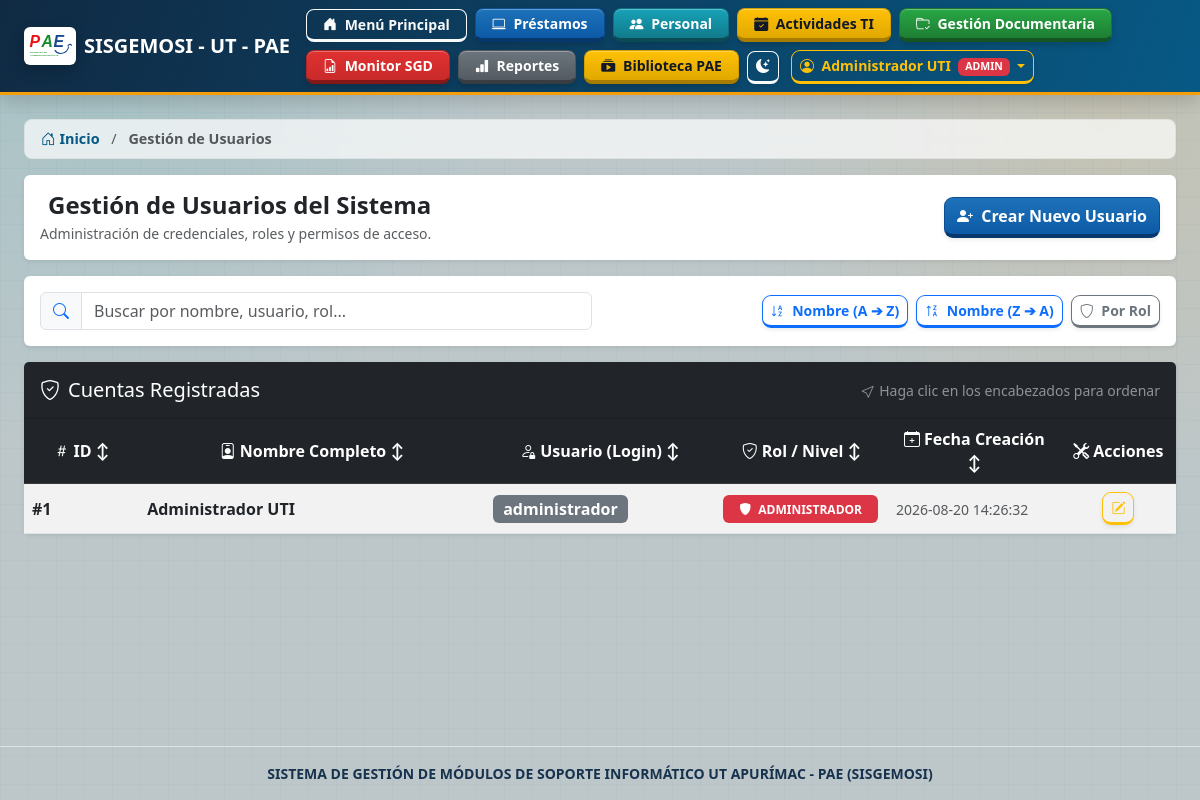
The app's page /usuarios (signed in), older data.
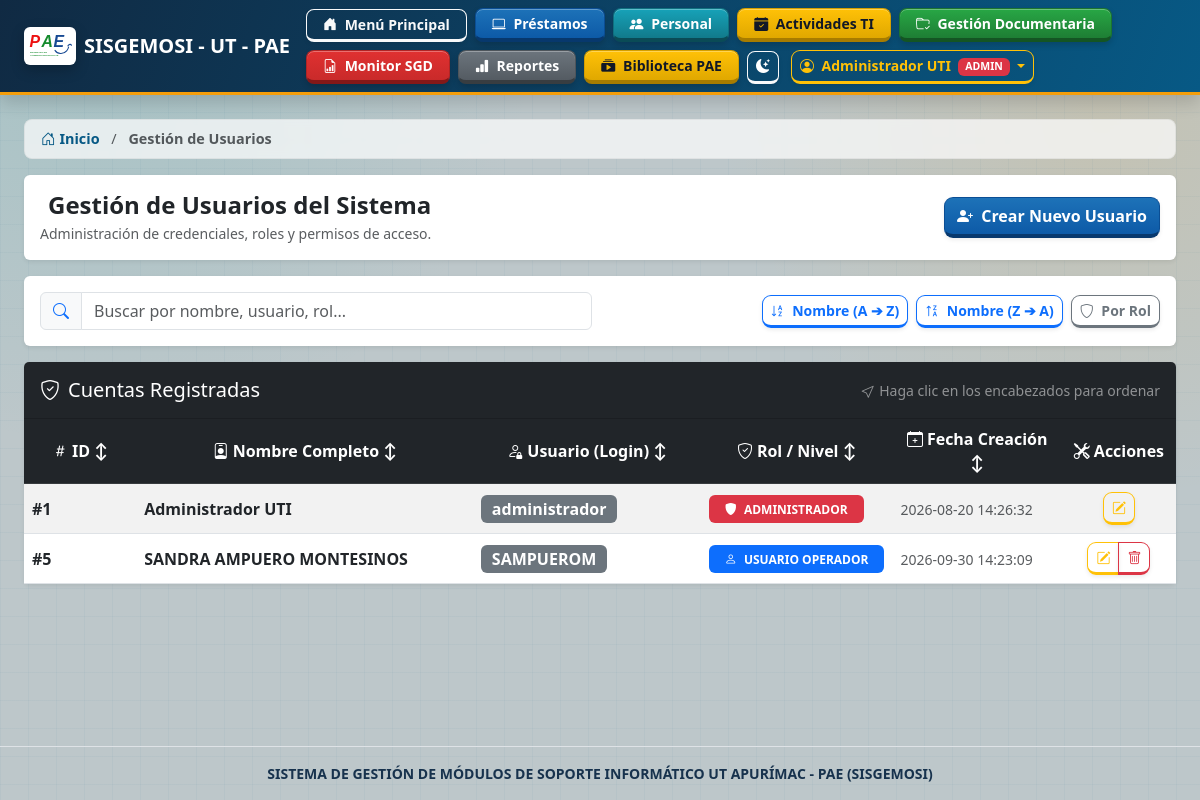
The same page, newer data.
### tables this page shows
CREATE TABLE usuarios_sistema (
        id INTEGER PRIMARY KEY AUTOINCREMENT,
        usuario TEXT UNIQUE NOT NULL,
        password TEXT NOT NULL,
        nombre_completo TEXT NOT NULL,
        rol TEXT DEFAULT 'USUARIO', -- 'ADMIN' o 'USUARIO'
        creado_el DATETIME DEFAULT CURRENT_TIMESTAMP
    , permisos TEXT NOT NULL DEFAULT '{}');

### app.py (the view)
@app.route("/usuarios")
@admin_required
def ver_usuarios():
    conn = get_db()
    usuarios_db = conn.cursor().execute("SELECT id, usuario, nombre_completo, rol, permisos, creado_el FROM usuarios_sistema ORDER BY id ASC").fetchall()
    trabajadores_activos = conn.cursor().execute("""
        SELECT id, nombres, apellido_paterno, apellido_materno
        FROM trabajadores WHERE activo = 1
        ORDER BY apellido_paterno, apellido_materno, nombres
    """).fetchall()
    conn.close()
    usuarios = []
    for usuario in usuarios_db:
        item = dict(usuario)
        item["permisos"] = cargar_permisos(item["permisos"])
        usuarios.append(item)
    return render_template("usuarios.html", usuarios=usuarios,
                           trabajadores_activos=trabajadores_activos,
                           permission_modules=PERMISSION_MODULES,
                           permission_actions=PERMISSION_ACTIONS)

### app.py (called while the page is built, shortened)
def obtener_token_csrf():
    if "csrf_token" not in session:
        session["csrf_token"] = secrets.token_urlsafe(32)
    return session["csrf_token"]

@app.before_request
def proteger_formularios():
    if request.method != "POST" or request.endpoint in {"static", "login"}:
        return None
    token_formulario = request.form.get("csrf_token", "")
    token_sesion = session.get("csrf_token", "")
    if not token_sesion or not token_formulario or not hmac.compare_digest(token_formulario, token_sesion):
        return "Solicitud no válida.", 400
    return None

@app.after_request
def agregar_cabeceras_seguridad(response):
    response.headers.setdefault("X-Content-Type-Options", "nosniff")
    response.headers.setdefault("X-Frame-Options", "DENY")
    response.headers.setdefault("Referrer-Policy", "strict-origin-when-cross-origin")
    response.headers.setdefault("Permissions-Policy", "camera=(), microphone=(), geolocation=()")
    if PRODUCTION_MODE:
        response.headers.setdefault("Strict-Transport-Security", "max-age=31536000; includeSubDomains")
    return response

def usuario_tiene_permiso(modulo, accion):
    if session.get("rol") == "ADMIN":
        return True

### templates/usuarios.html (shortened to what the changed rows need)
{% extends "base.html" %}
{% block content %}
<div class="card shadow-sm border-0">
    <div class="card-body p-0">
        <div class="table-responsive">
            <table class="table table-hover table-striped align-middle mb-0" id="tablaUsuarios">
                <thead class="table-dark">
                    <tr>
                        <th class="sortable-header" onclick="ordenarColumnaUsuarios(0)" style="width: 10%;"><i class="bi bi-hash me-1"></i>ID <span id="sortUs0">↕</span></th>
                        <th class="sortable-header" onclick="ordenarColumnaUsuarios(1)" style="width: 30%;"><i class="bi bi-person-badge me-1"></i>Nombre Completo <span id="sortUs1">↕</span></th>
                        <th class="sortable-header" onclick="ordenarColumnaUsuarios(2)" style="width: 20%;"><i class="bi bi-person-lock me-1"></i>Usuario (Login) <span id="sortUs2">↕</span></th>
                        <th class="sortable-header" onclick="ordenarColumnaUsuarios(3)" style="width: 15%;"><i class="bi bi-shield-check me-1"></i>Rol / Nivel <span id="sortUs3">↕</span></th>
                        <th class="sortable-header" onclick="ordenarColumnaUsuarios(4)" style="width: 15%;"><i class="bi bi-calendar-plus me-1"></i>Fecha Creación <span id="sortUs4">↕</span></th>
                        <th style="width: 10%;" class="text-center"><i class="bi bi-tools me-1"></i>Acciones</th>
                    </tr>
                </thead>
                <tbody id="tbodyUsuarios">
                    {% for u in usuarios %}
                    <tr>
                        <td><strong>#{{ u.id }}</strong></td>
                        <td class="fw-bold">{{ u.nombre_completo }}</td>
                        <td><span class="badge bg-secondary fs-6">{{ u.usuario }}</span></td>
                        <td>
                            {% if u.rol == 'ADMIN' %}
                                <span class="badge bg-danger px-3 py-2"><i class="bi bi-shield-fill me-1"></i> ADMINISTRADOR</span>
                            {% else %}
                                <span class="badge bg-primary px-3 py-2"><i class="bi bi-person me-1"></i> USUARIO OPERADOR</span>
                            {% endif %}
                        </td>
                        <td><small class="text-muted">{{ u.creado_el }}</small></td>
                        <td class="text-center">
                            <div class="btn-group" role="group">
                                <button class="btn btn-sm btn-outline-warning" title="Editar Usuario"
                                    data-id="{{ u.id }}" data-nombre="{{ u.nombre_completo }}" data-rol="{{ u.rol }}" data-permisos='{{ u.permisos|tojson }}'
                                    onclick="abrirModalEditarUsuario(this)">
                                    <i class="bi bi-pencil-square"></i>
                                </button>
                                {% if u.id != session.get('usuario_id') %}
                                <button class="btn btn-sm btn-outline-danger" title="Eliminar Usuario"
                                    onclick="abrirModalEliminarUsuario('{{ u.id }}', '{{ u.nombre_completo }} ({{ u.usuario }})')">
                                    <i class="bi bi-trash"></i>
                                </button>
                                {% endif %}
                            </div>
                        </td>
                    </tr>
                    {% endfor %}
                </tbody>
            </table>
        </div>
    </div>
</div>
{% endblock %}

### templates/base.html (shortened to what the changed rows need)
<!DOCTYPE html>
<html lang="es">
<head>
    <link href="https://cdn.jsdelivr.net/npm/bootstrap@5.3.0/dist/css/bootstrap.min.css" rel="stylesheet">
    <link rel="stylesheet" href="https://cdn.jsdelivr.net/npm/bootstrap-icons@1.11.0/font/bootstrap-icons.css">
    <link href="https://cdn.jsdelivr.net/npm/fullcalendar@6.1.10/index.global.min.css" rel="stylesheet">
    <link rel="stylesheet" href="{{ url_for('static', filename='css/sisgemosi.css', v='2') }}">
</head>
<body class="d-flex flex-column min-vh-100">
    <nav class="navbar navbar-dark navbar-expand-lg bg-dark mb-4 shadow py-2 no-print">
        <div class="container-fluid px-4">
            <div class="collapse navbar-collapse" id="navbarSisgemosi">
                <div class="d-flex flex-wrap align-items-center gap-2 ms-auto navbar-nav-modules mt-2 mt-lg-0">
                    {% if session.get('usuario') %}
                    <div class="dropdown ms-1">
                        <button class="btn btn-outline-warning btn-sm dropdown-toggle fw-bold" type="button" data-bs-toggle="dropdown" aria-label="Menú de usuario">
                            <i class="bi bi-person-circle me-1"></i> {{ session.get('nombre') }}
                            {% if session.get('rol') == 'ADMIN' %}
                                <span class="badge bg-danger ms-1">ADMIN</span>
                            {% else %}
                                <span class="badge bg-primary ms-1">OPERADOR</span>
                            {% endif %}
                        </button>
                    </div>
                    {% endif %}
                </div>
            </div>
        </div>
    </nav>
    <div class="container-fluid px-4 flex-grow-1">
        {% block content %}{% endblock %}
    </div>
</body>
</html>

Row changes from the older to the newer data that the page shows:
added usuarios_sistema: id "5", nombre_completo "SANDRA AMPUERO MONTESINOS", usuario "SAMPUEROM", rol "USUARIO" (drawn), creado_el "2026-09-30 14:23:09"
